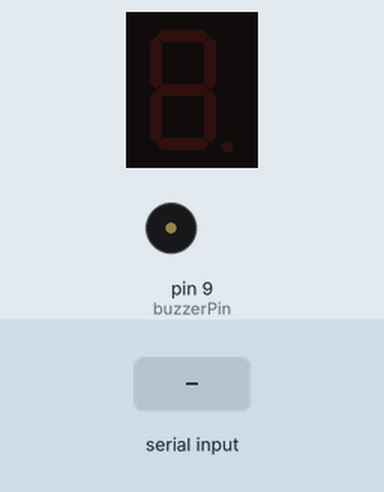
This sketch was run on a simulated Arduino Uno, built with avr-gcc and run on an emulated ATmega328P. Shown: 1-digit seven-segment display, buzzer (waves = sounding). Wiring (inferred from the names in the program): 1-digit 7-segment display, segments lit when HIGH: segments pin 2, pin 3, pin 4, pin 5, pin 6, pin 7, pin 8. The inputs (shaded band) are chosen by the test bench. The segment pins are drawn as the display they are named for.

Above: at 1.2 s.
1.3 s: "1" received over Serial
At 7.1 s:
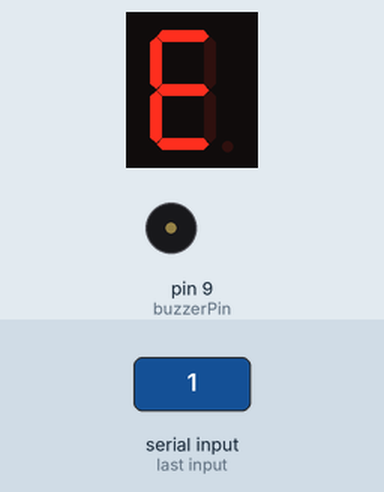
10.3 s: "0" received over Serial
At 12.9 s:
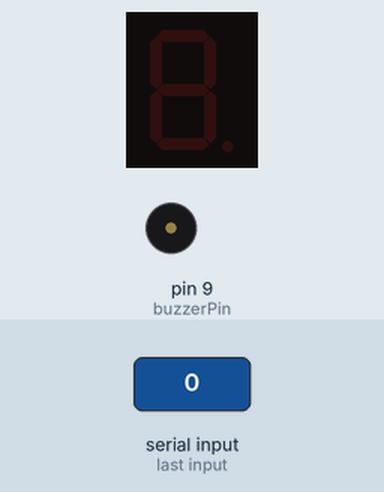
13.3 s: "2" received over Serial
At 15.1 s:
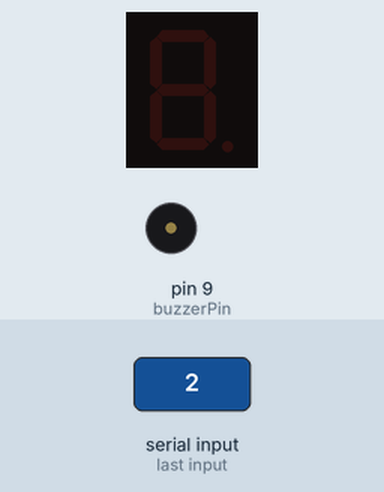
Timing chart, 0 to 16.6 s (numbered marks = the images above; inputs shaded):
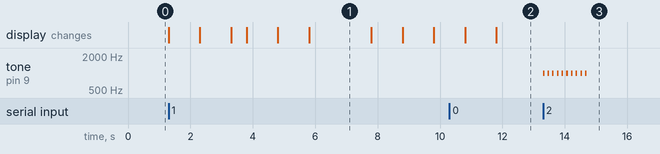

The sketch:

dubhacks2024.ino
```cpp
const int segmentPins[7] = {2, 3, 4, 5, 6, 7, 8};  // Segment A to G
const int buzzerPin = 9;

// Segment patterns for each letter
const int n[7] = {HIGH, HIGH, HIGH, LOW, HIGH, HIGH, LOW};
const int o[7] = {HIGH, HIGH, HIGH, HIGH, HIGH, HIGH, LOW};
const int s[7] = {HIGH, LOW, HIGH, HIGH, LOW, HIGH, HIGH};
const int l[7] = {LOW, LOW, LOW, HIGH, HIGH, HIGH, LOW};
const int e[7] = {HIGH, LOW, LOW, HIGH, HIGH, HIGH, HIGH};
const int p[7] = {HIGH, HIGH, LOW, LOW, HIGH, HIGH, HIGH};
const int i[7] = {LOW, HIGH, HIGH, LOW, LOW, LOW, LOW};
const int g[7] = {HIGH, HIGH, HIGH, HIGH, LOW, HIGH, HIGH};

// Segment pattern to turn OFF all segments
const int off[7] = {LOW, LOW, LOW, LOW, LOW, LOW, LOW};

// Flag to track if the message is displayed or buzzer is sounded once already
bool messageDisplayed = false;
bool buzzerHeard = false;

void setup() {
  // Initialize pins as outputs and start with segments off
  for (int pin = 0; pin < 7; pin++) {
    pinMode(segmentPins[pin], OUTPUT);
    digitalWrite(segmentPins[pin], LOW);
  }
  pinMode(buzzerPin, OUTPUT);

  Serial.begin(9600);  // Start serial communication
}

void loop() {
  if (Serial.available() > 0) {
    char signal = Serial.read();  // Read signal from Python

    if (signal == '1' && !messageDisplayed) {
      displayMessage();  // Display the "no sleeping" message once
      messageDisplayed = true;  // Set flag to indicate message has been displayed
    } else if (signal == '2' && !buzzerHeard) {
      soundBuzzer();  // buzzer sound one time
      buzzerHeard = true;  // set flag
    } else if (signal == '0') {
      displayLetter(off);  // Turn off the display if the signal is 0
      noTone(buzzerPin);   // Stop the buzzer
      messageDisplayed = false;  // Reset flags
      buzzerHeard = false;
    }
  }
}

void displayMessage() {
  // Display "no sleeping" letter by letter, with a delay between each
  for (int i = 0; i < 7; i++) {
    if (Serial.available() > 0 && Serial.read() == '0') return;  // Stop if signal is 0
    displayLetter(n); delay(1000);
    displayLetter(o); delay(1000);
    displayLetter(off); delay(500);  // Clear between words

    displayLetter(s); delay(1000);
    displayLetter(l); delay(1000);
    displayLetter(e); delay(1000);
    displayLetter(e); delay(1000);
    displayLetter(p); delay(1000);
    displayLetter(i); delay(1000);
    displayLetter(n); delay(1000);
    displayLetter(g); delay(1000);

    displayLetter(off);  // Turn off display after message
  }
}

void displayLetter(const int pattern[7]) {
  // Update the segments with the corresponding pattern
  for (int pin = 0; pin < 7; pin++) {
    digitalWrite(segmentPins[pin], pattern[pin]);
  }
}

void soundBuzzer() {
  // Sound buzzer with check for signal change
  for (int i = 0; i < 10; i++) {  // Repeat 10 times for longer beep
    if (Serial.available() > 0 && Serial.read() == '0') return;  // Stop if signal is 0
    tone(buzzerPin, 1000);
    delay(50);  // Short beep
    noTone(buzzerPin);
    delay(100);
  }
}
```

Measured:
- after the input at 1.3 s, the display: first changes at once (image 1 shows a later state)
- after the input at 13.3 s, tone on pin 9 (buzzerPin): alternates 1000 Hz for 0.05 s and silent for 0.10 s, 20 changes in all, then stays silent, starting at once
- what the display in image 1 shows lasts 2.0 s, from 5.8 s to 7.8 s
